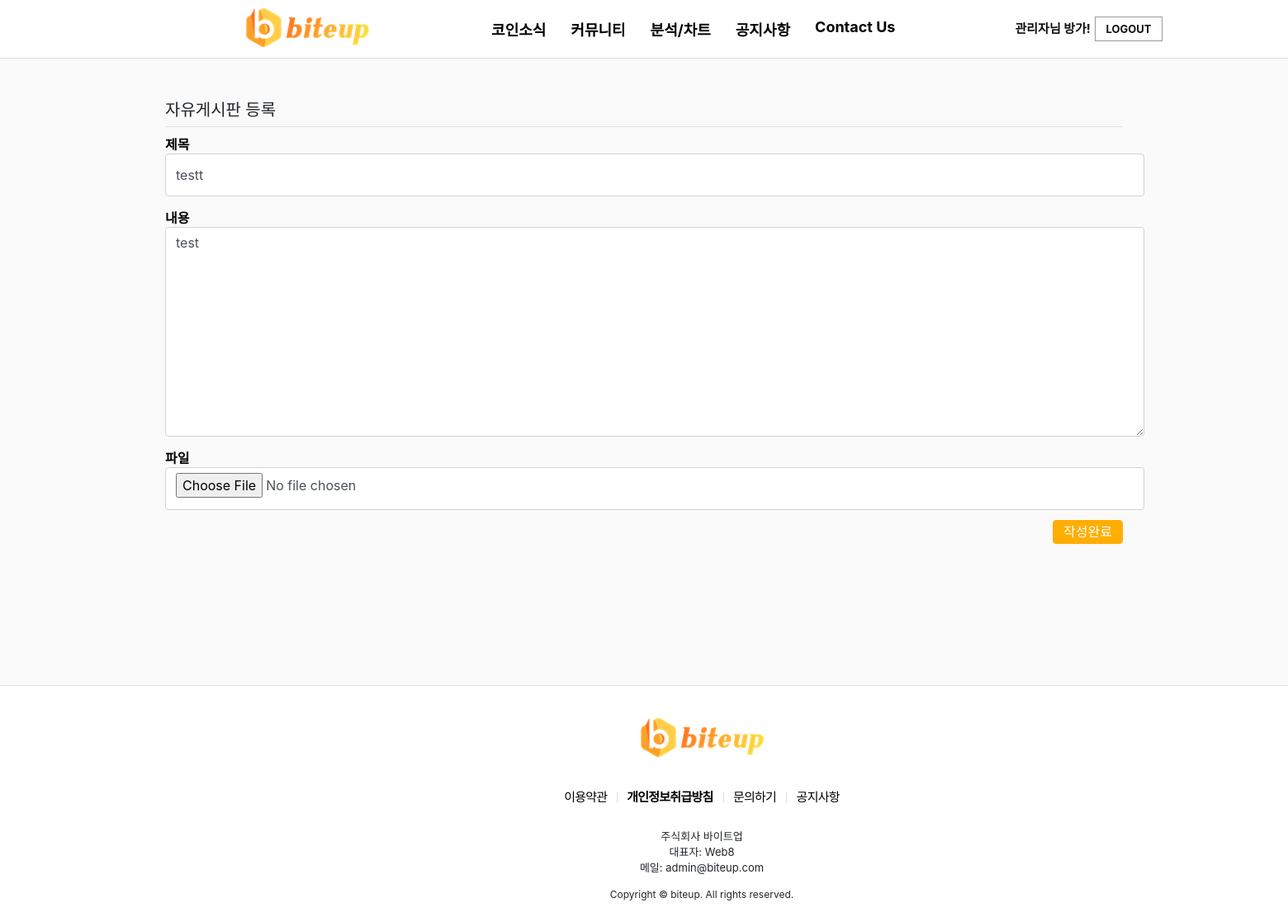
The page /community/modify/1 (signed in) on the database as committed earlier.
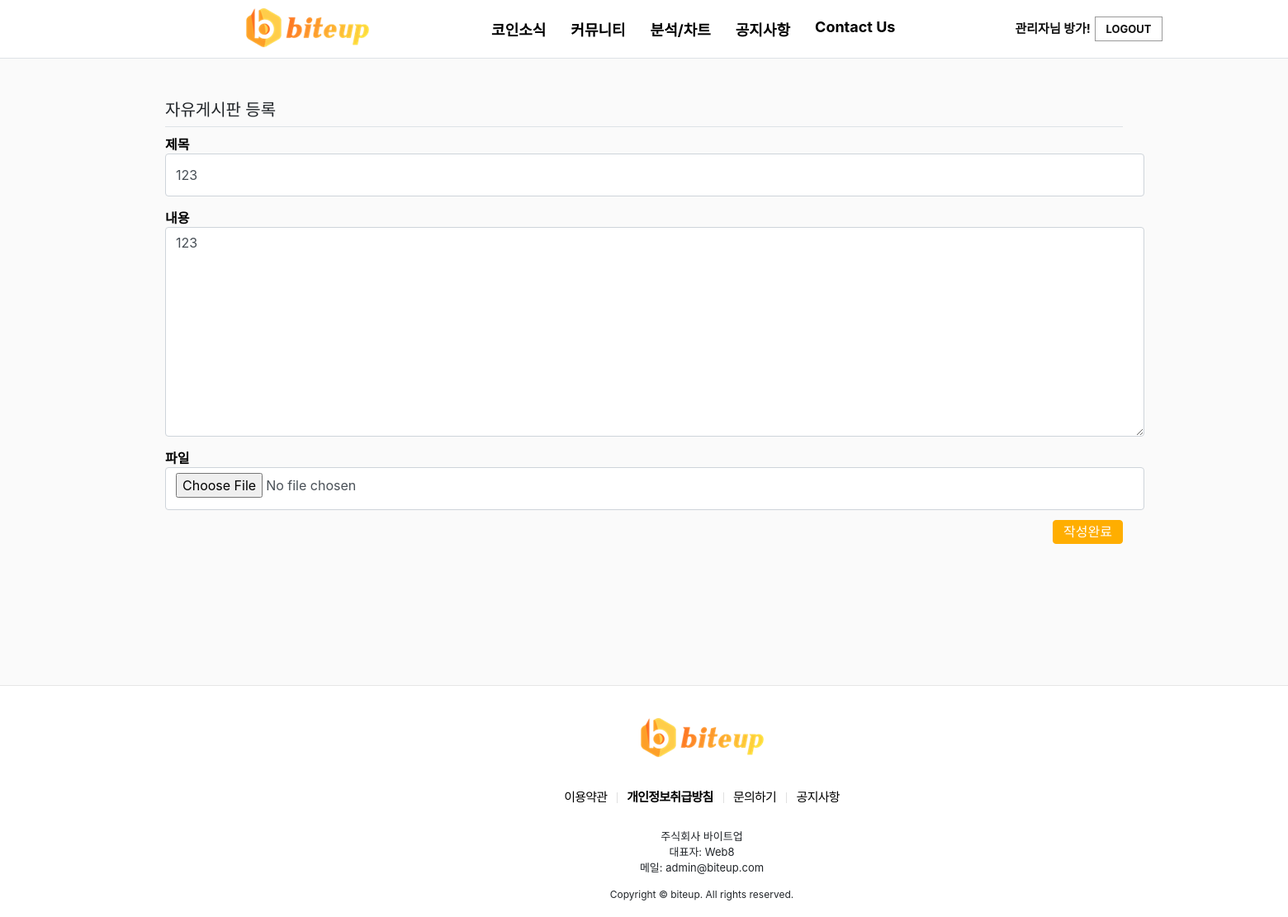
The same page on the database as committed later.
### pybo/models.py (models this page shows)
class Community(db.Model):
    id = db.Column(db.Integer, primary_key=True)
    subject = db.Column(db.String(200), nullable=False)
    content = db.Column(db.Text(), nullable=False)
    create_date = db.Column(db.DateTime(), nullable=False)
    user_id = db.Column(db.Integer, db.ForeignKey('user.id', ondelete='CASCADE'), nullable=False)
    user = db.relationship('User', backref=db.backref('community_set'))
    modify_date = db.Column(db.DateTime(), nullable=True)
    voter = db.relationship('User', secondary=community_voter, backref=db.backref('community_voter_set'))
    file = db.Column(db.String(50))

### pybo/views/community_views.py (the view)
@bp.route('/modify/<int:community_id>', methods=('GET', 'POST'))
@login_required
def modify(community_id):
    print("/modify/<int:community_id>")
    community = Community.query.get_or_404(community_id)
    if g.user != community.user:
        return '<script>alert("수정권한이 없습니다.");location.href="/community/detail/'+str(community_id)+'"</script>'
    if request.method == 'POST':  # POST 요청
        form = CommunityForm()
        if form.validate_on_submit():
            if request.files['file']:
                filename = file_upload(request.files['file'])
                community.file = filename
            community.content = form.content.data
            community.subject = form.subject.data
            community.modify_date = datetime.now()  # 수정일시 저장
            db.session.commit()
            return '<script>alert("수정되었습니다.");location.href="/community/detail/'+str(community_id)+'"</script>'
    else:  # GET 요청
        form = CommunityForm(obj=community)
    return render_template('community/community_form.html', form=form)

### pybo/forms.py
class CommunityForm(FlaskForm):
    subject = StringField('제목', validators=[DataRequired('제목은 필수입력 항목입니다.')])
    content = TextAreaField('내용', validators=[DataRequired('내용은 필수입력 항목입니다.')])
    file = StringField('파일')

### pybo/views/auth_views.py (called while the page is built)
@bp.before_app_request
def load_logged_in_user():
    user_id = session.get('user_id')
    if user_id is None:
        g.user = None
    else:
        g.user = User.query.get(user_id)

def login_required(view):
    @functools.wraps(view)
    def wrapped_view(**kwargs):
        if g.user is None:
            return redirect(url_for('auth.login'))
        return view(**kwargs)
    return wrapped_view

### pybo/templates/community/community_form.html (shortened to what this page needs)
{% extends 'base.html' %}
{% block content %}
<div id="container my-3">
    <div id="contents" class="div-board">
        <div class="container-warp list">
            <h5 class="my-3 border-bottom pb-2">자유게시판 등록</h5>
            <form method="post" class="post-form my-3" enctype = "multipart/form-data">
                <div class="form-group">
                    <label for="subject">제목</label>
                    <input type="text" class="form-control" name="subject" id="subject" required
                           value="{{ form.subject.data or '' }}">
                </div>
                <div class="form-group">
                    <label for="content">내용</label>
                    <textarea class="form-control" name="content"
                              id="content" rows="10" required>{{ form.content.data or '' }}</textarea>
                </div>
                <div class="form-group">
                    <label for="upload">파일</label>
                    <input type="file" class="form-control" name="file" id="upload">
                </div>
                <button type="submit" class="btn btn-primary">작성완료</button>
            </form>
        </div>
    </div>
</div>
{% endblock %}

Rows that differ between the two databases and show on the page:
changed Community: subject "testt" → "123"; content "test" → "123"
